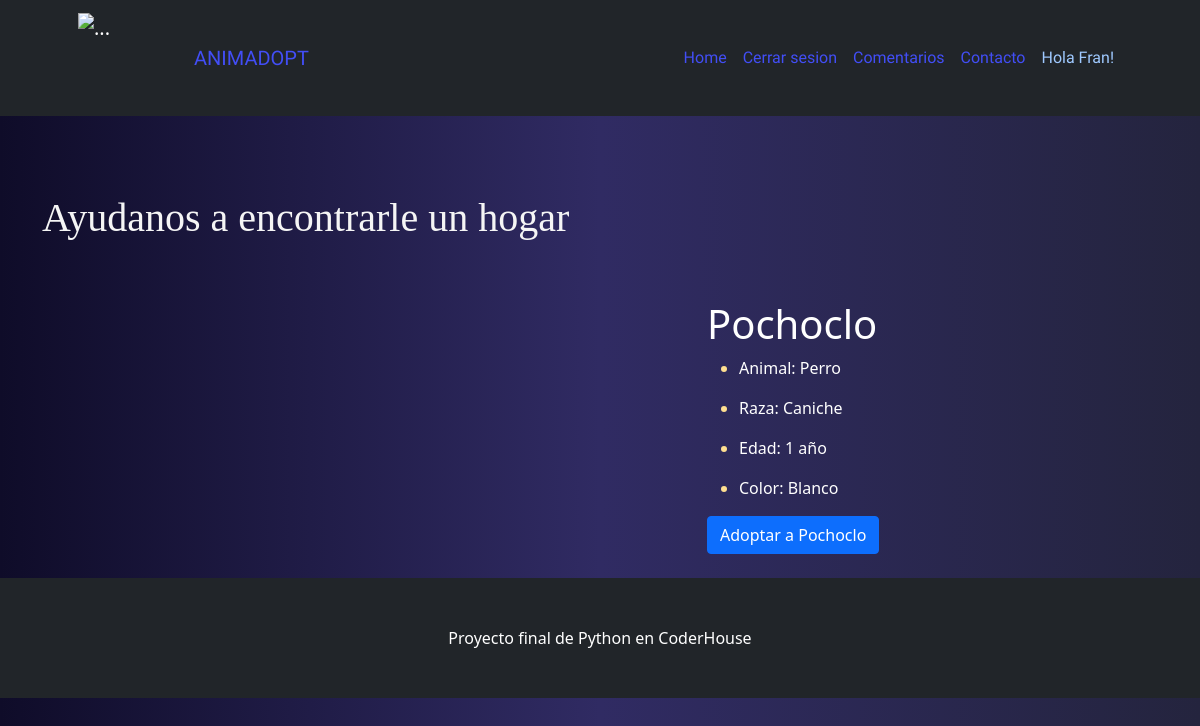
The app's page /mascota/5 (signed in) with its own data.
### blogapp/models.py (models this page shows)
class Mascotass(models.Model):
    nombre = models.CharField(max_length=200)
    animal = models.CharField(max_length=200)
    raza = models.CharField(max_length=100)
    edad = models.CharField(max_length=100)
    color = models.CharField(max_length=200)
    imagen = models.ImageField(upload_to='fotosmascotas', null=True, blank=True)
    user = models.ForeignKey(User, on_delete=models.CASCADE)

### blogapp/views.py (the view)
# urls.py: path('mascota/<id>', mostrar_articulo_completo, name="mostrar-mascota"),
def mostrar_articulo_completo(request, id):
    mascotas = Mascotass.objects.get(id=id)
    return render(request, "blogapp/mostrar_articulo_completo.html", {"mascotas": mascotas})

### blogapp/templates/blogapp/mostrar_articulo_completo.html (shortened to what this page needs)
{% extends 'blogapp/base.html' %}
{% block contenido %}
<div class="container">
    <h1 style="color: whitesmoke;" class="fancy"> Ayudanos a encontrarle un hogar </h1>
    <div class="row">
      <div class="col-md-7">
      </div>
      <div class="col-md-5">
        <h1 style="color: white; margin-top: 50px;">{{mascotas.nombre}}</h1>
        <ul>
            <li style="color: rgb(255, 224, 145);" >
              <p style="color: white;">Animal: {{mascotas.animal}}</p>
            </li>
            <li style="color: rgb(255, 224, 145);" >
                <p style="color: white;">Raza: {{mascotas.raza}}</p>
            </li>
            <li style="color: rgb(255, 224, 145);" >
                <p style="color: white;">Edad: {{mascotas.edad}}</p>
            </li>
            <li style="color: rgb(255, 224, 145);">
                <p style="color: white;">Color: {{mascotas.color}}</p>
            </li>
        </ul>
        {% if request.user.is_authenticated%}
        <a class="btn btn-primary" href="{% url 'adoptar' mascotas.id %}">Adoptar a {{mascotas.nombre}} </a>
        {% else %}
        <p style="color: red">Debes iniciar sesion para poder realizar una adopcion!</p>
        <a class="btn btn-primary disabled" href="#">Adoptar a {{mascotas.nombre}} </a>
        {% endif %}
      </div>
    </div>
</div>
<br>
{% endblock %}

### blogapp/templates/blogapp/base.html (shortened to what this page needs)
<!DOCTYPE html>
<html lang="en">
    <head>
        {% load static %}
        <link href=" {% static 'css/styles.css' %} " rel="stylesheet" />
    </head>
    <body>
        <nav class="navbar navbar-expand-lg navbar-dark bg-dark">
            <div class="container px-5">
                <img class="navbar-brand" src="{% static 'assets/img/catslepp.svg' %}" width="100" height="100" alt="..." />
                <a style="font-family: 'Zen Dots', cursive; color: rgb(66, 78, 246);" class="navbar-brand" href=" {% url 'home' %} ">ANIMADOPT</a>
                <div class="collapse navbar-collapse" id="navbarSupportedContent">
                    <ul class="navbar-nav ms-auto mb-2 mb-lg-0">
                        <li class="nav-item"><a style="font-family: 'Zen Dots', cursive; color: rgb(66, 78, 246);" class="nav-link active" aria-current="page" href=" {% url 'home' %} ">Home</a></li>
                        {% if request.user.is_authenticated %}
                        <li class="nav-item"><a style="font-family: 'Zen Dots', cursive; color: rgb(66, 78, 246);" class="nav-link" href="{% url 'logout' %}">Cerrar sesion</a>
                            <li class="nav-item"><a style="font-family: 'Zen Dots', cursive; color: rgb(66, 78, 246);" class="nav-link" href="{% url 'lcomen' %}">Comentarios</a></li>
                            <li class="nav-item"><a style="font-family: 'Zen Dots', cursive; color: rgb(66, 78, 246);" class="nav-link" href="{% url 'contacto' %}">Contacto</a></li>
                            <li class="nav-item"><a style="font-family: 'Zen Dots', cursive; color: rgb(159, 201, 255);" class="nav-link" href="{% url 'perfil' request.user.id %}">Hola {{request.user.username}}!</a></li>
                        {% endif %}
                    </ul>
                </div>
            </div>
        </nav>
        {% block contenido %}
        {% endblock %}
        <footer class="py-5 bg-dark">
            <div class="container px-4 px-lg-5"><p class="m-0 text-center text-white">Proyecto final de Python en CoderHouse</p></div>
        </footer>
    </body>
</html>

### blogapp/templates/blogapp/base.html (style rules this page uses)
body { background-image: linear-gradient(to right, #0f0c29, #302b63, #24243e); }

### blogapp/templates/blogapp/mostrar_articulo_completo.html (style rules this page uses)
.fancy { font-family: fantasy; margin-top: 7%; }

### records on screen
Mascotass: nombre "Pochoclo", animal "Perro", raza "Caniche", edad "1 año", color "Blanco"

### other values on screen
{{ request.user.username }} "Fran"
